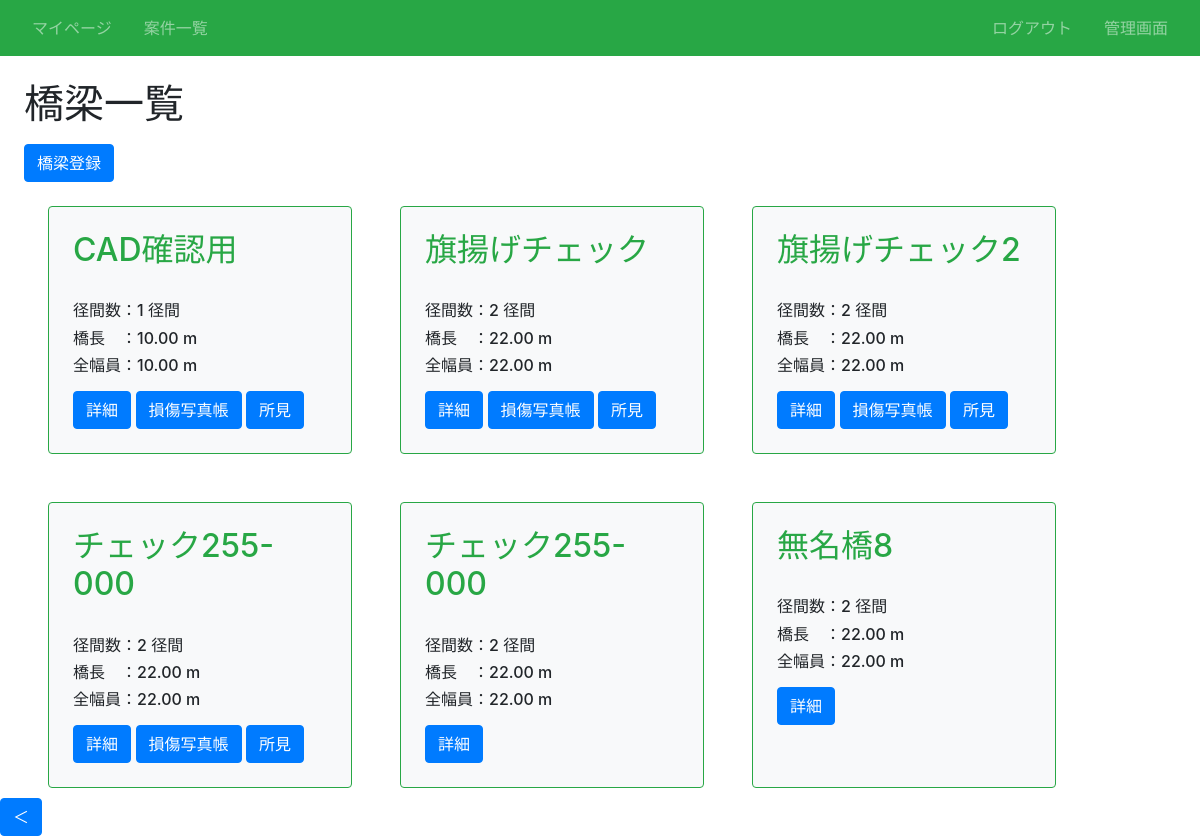
Screenshot of /article/2/infra/ (signed in) with the database file from the repository.
### infra/models.py (models this page shows, shortened)
class Infra(models.Model):
    title = models.CharField(max_length=100)# 橋名
    径間数 = models.IntegerField()# 径間数
    橋長 = models.DecimalField(max_digits=10, decimal_places=2)# 橋長(最大桁数10桁、小数点以下2桁)
    全幅員 = models.DecimalField(max_digits=10, decimal_places=2)# 全幅員(最大桁数10桁、小数点以下2桁)
    路線名 = models.CharField(max_length=50)# 路線名
    latitude = models.CharField(max_length=50, blank=True)# 緯度
    longitude = models.CharField(max_length=50, blank=True)# 経度
    橋梁コード = models.CharField(max_length=50, blank=True)# 橋梁コード
    活荷重 = models.ManyToManyField(LoadWeight)# 活荷重
    等級 = models.ManyToManyField(LoadGrade)# 等級
    適用示方書 = models.ManyToManyField(Rulebook)# 適用示方書
    上部構造形式 = models.CharField(max_length=100)# 上部構造形式
    下部構造形式 = models.CharField(max_length=100)# 下部構造形式
    基礎構造形式 = models.CharField(max_length=100)# 基礎構造形式
    近接方法 = models.ManyToManyField(Approach)# 近接方法
    交通規制 = models.ManyToManyField(Regulation)# 交通規制
    第三者点検 = models.ManyToManyField(Thirdparty)# 第三者点検の有無
    海岸線との距離 = models.CharField(max_length=100)# 海岸線の距離
    路下条件 = models.ManyToManyField(UnderCondition)# 路下条件
    特記事項 = models.CharField(max_length=100, blank=True)# 特記事項
    カテゴリー = models.CharField(max_length=100, choices = CATEGORY)# カテゴリー
    交通量 = models.CharField(max_length=10, blank=True)# 12時間交通量
    大型車混入率 = models.CharField(max_length=10, blank=True)# 大型車混入率
    article = models.ForeignKey(Article, on_delete=models.CASCADE)

class Table(models.Model):
    infra = models.ForeignKey(Infra, verbose_name="橋梁名", on_delete=models.CASCADE) # ForeignKeyフィールドによってInfraとのリレーションシップを定義
    dxf = models.FileField(verbose_name="dxfファイル", upload_to="infra/table/dxf/") # infraを作成するときに登録するdxfファイル用
    article = models.ForeignKey(Article, on_delete=models.CASCADE, null=True, blank=True)

### infra/views.py (the view)
# urls.py: path('article/<int:article_pk>/infra/', views.ListInfraView.as_view(), name='list-infra'),# 対象橋梁の一覧
class ListInfraView(LoginRequiredMixin, ListView):
    template_name = 'infra/infra_list.html'
    model = Infra # 使用するモデル「infra」
    def get_queryset(self, **kwargs):
        queryset = super().get_queryset(**kwargs)
        queryset = queryset.filter(article = self.kwargs["article_pk"])
        return queryset
    def get_context_data(self, **kwargs):
        kwargs["article_id"] = self.kwargs["article_pk"]
        return super().get_context_data(**kwargs)

### infra/templates/infra/infra_list.html (shortened to what this page needs)
{% extends "base.html" %}
{% block h1 %}橋梁一覧{% endblock %}
{% block content %}
<div class="mt-3">
  <a href="{% url 'create-infra' article_id %}" class="btn btn-primary">橋梁登録</a>
</div>
<div class="d-flex flex-wrap">
    {% for item in object_list %}
    <div class="p-4 m-4 bg-light border border-success rounded" style="width: 19rem;">
        <h2 class="text-success">{{ item.title }}</h2><br>
        <h6 class="card-text">径間数：{{ item.径間数 }} 径間</h6>
        <h6 class="card-text">橋長　：{{ item.橋長 }} m</h6>
        <h6 class="card-text">全幅員：{{ item.全幅員 }} m</h6>
        <div class="mt-3">
          <a href="{% url 'detail-infra' article_id item.pk %}" class="btn btn-primary">詳細</a>
            {% for table in item.table_set.all %}
            <a href="{% url 'bridge-table' article_id item.pk %}" class="btn btn-primary">損傷写真帳</a>
            <a href="{% url 'observations-list' article_id item.pk %}" class="btn btn-primary">所見</a>
            {% endfor %}
        </div>
    </div>
    {% endfor %}
</div>
{% endblock content %}

### infra/static/infra/css/style.css (style rules this page uses)
a { text-decoration: none; }

### rows the page displays
Infra: title "CAD確認用", 径間数 "1", 橋長 "10.00", 全幅員 "10.00"
Infra: title "旗揚げチェック", 径間数 "2", 橋長 "22.00", 全幅員 "22.00"
Infra: title "旗揚げチェック2", 径間数 "2", 橋長 "22.00", 全幅員 "22.00"
Infra: title "チェック255-000", 径間数 "2", 橋長 "22.00", 全幅員 "22.00"
Infra: title "チェック255-000", 径間数 "2", 橋長 "22.00", 全幅員 "22.00"
Infra: title "無名橋8", 径間数 "2", 橋長 "22.00", 全幅員 "22.00"
